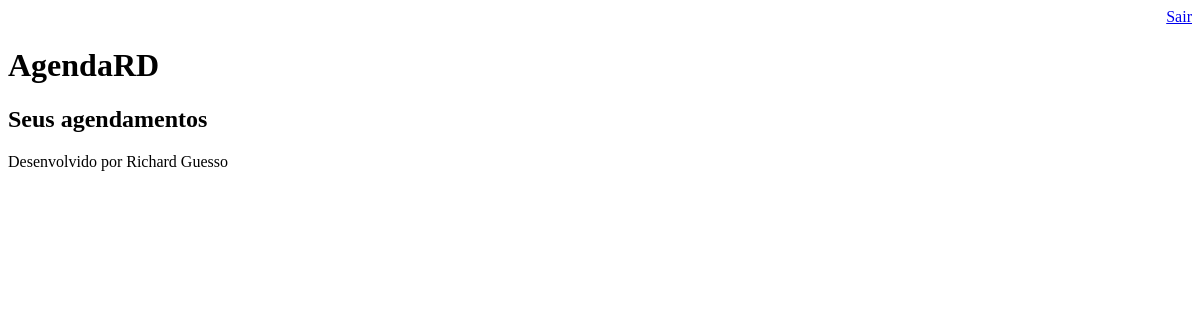
/agenda/ (signed in), run on an earlier commit of the app's database.
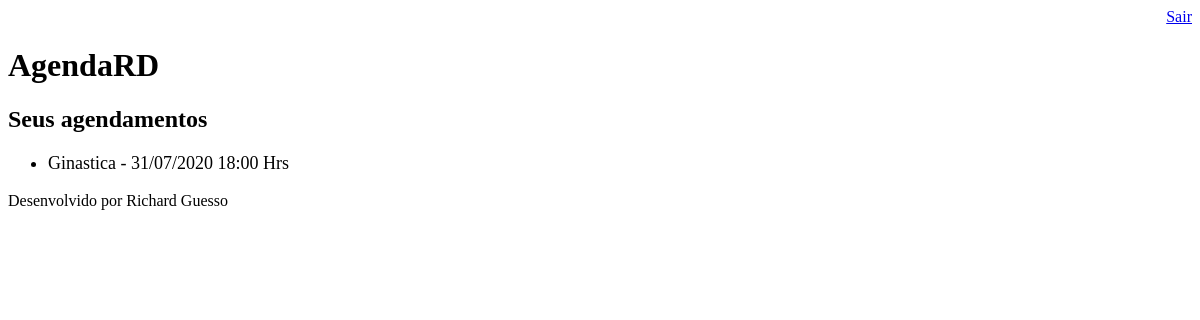
And on a later commit of the database.
### core/models.py (models this page shows, shortened)
class Evento(models.Model):
    titulo = models.CharField(max_length=100)
    descricao = models.TextField(blank=True, null=True)
    data_evento = models.DateTimeField(verbose_name='Data do Evento')
    data_criacao = models.DateTimeField(auto_now=True)
    usuario = models.ForeignKey(User, on_delete=models.CASCADE)
    class Meta:
        db_table = 'evento'
    def get_data_evento(self):
        return self.data_evento.strftime('%d/%m/%Y %H:%M Hrs')

### core/views.py (the view)
# urls.py: path('agenda/', views.lista_eventos),
@login_required(login_url='/login/')
def lista_eventos(request):
    usuario = request.user
    evento = Evento.objects.filter(usuario=usuario)
    dados = {'eventos':evento}
    return render(request, 'agenda.html', dados)

### templates/agenda.html
{% extends "model-page.html" %}
{% block content %}
    <h2>Seus agendamentos</h2>
    <ul style="font-size: 18px">
    {% for evento in eventos %}
        <li>{{ evento.titulo }} - {{ evento.get_data_evento }}</li>
    {% endfor %}
    </ul>
{% endblock %}

### templates/model-page.html
<!DOCTYPE html>
<html lang="en">
<head>
    {% include "model-header.html" %}
</head>
<body>
    {% block content %} {% endblock %}
    {% include "model-footer.html" %}
</body>
</html>

### templates/model-header.html (shortened to what this page needs)
<div align="right">
    <a href="/logout">Sair</a>
</div>
<h1>AgendaRD</h1>

### templates/model-footer.html
<p>Desenvolvido por Richard Guesso</p>

What changed in the data, as far as the page shows it:
added Evento: titulo "Ginastica", get_data_evento "31/07/2020 18:00 Hrs"
